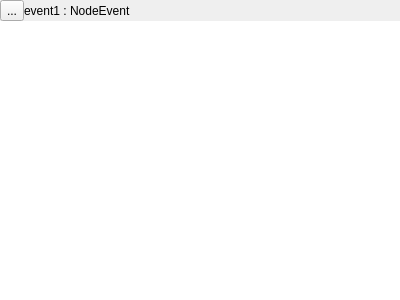
<?xml version="1.0" encoding="UTF-8"?>
<ui version="4.0">
 <class>Form</class>
 <widget class="QWidget" name="Form">
  <property name="geometry">
   <rect>
    <x>0</x>
    <y>0</y>
    <width>400</width>
    <height>300</height>
   </rect>
  </property>
  <property name="windowTitle">
   <string>Form</string>
  </property>
  <layout class="QGridLayout" name="gridLayout">
   <property name="leftMargin">
    <number>0</number>
   </property>
   <property name="topMargin">
    <number>0</number>
   </property>
   <property name="rightMargin">
    <number>0</number>
   </property>
   <property name="bottomMargin">
    <number>0</number>
   </property>
   <item row="0" column="0">
    <layout class="QVBoxLayout" name="verticalLayout_3">
     <property name="spacing">
      <number>0</number>
     </property>
     <item>
      <layout class="QHBoxLayout" name="horizontalLayout_2">
       <item>
        <widget class="QToolButton" name="toolButton_3">
         <property name="text">
          <string>...</string>
         </property>
        </widget>
       </item>
       <item>
        <widget class="QLabel" name="label_2">
         <property name="text">
          <string>event1 : NodeEvent</string>
         </property>
        </widget>
       </item>
      </layout>
     </item>
     <item>
      <widget class="QTextEdit" name="textEdit">
       <property name="frameShape">
        <enum>QFrame::NoFrame</enum>
       </property>
       <property name="frameShadow">
        <enum>QFrame::Sunken</enum>
       </property>
      </widget>
     </item>
    </layout>
   </item>
  </layout>
 </widget>
 <resources/>
 <connections/>
</ui>
